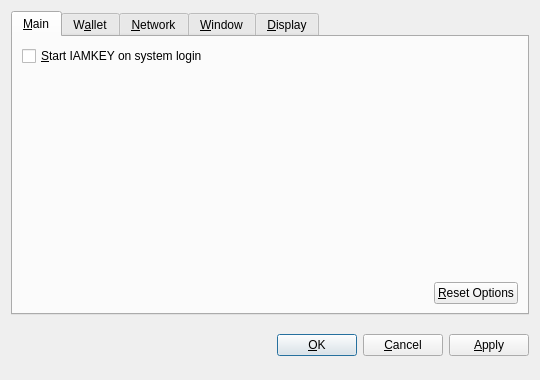
<?xml version="1.0" encoding="UTF-8"?>
<ui version="4.0">
 <class>OptionsDialog</class>
 <widget class="QDialog" name="OptionsDialog">
  <property name="geometry">
   <rect>
    <x>0</x>
    <y>0</y>
    <width>540</width>
    <height>380</height>
   </rect>
  </property>
  <property name="windowTitle">
   <string>Options</string>
  </property>
  <property name="modal">
   <bool>true</bool>
  </property>
  <layout class="QVBoxLayout" name="verticalLayout">
   <item>
    <widget class="QTabWidget" name="tabWidget">
     <property name="tabPosition">
      <enum>QTabWidget::North</enum>
     </property>
     <property name="currentIndex">
      <number>0</number>
     </property>
     <widget class="QWidget" name="tabMain">
      <attribute name="title">
       <string>&amp;Main</string>
      </attribute>
      <layout class="QVBoxLayout" name="verticalLayout_Main">
       <item>
        <widget class="QCheckBox" name="bitcoinAtStartup">
         <property name="toolTip">
          <string>Automatically start IAMKEY after logging in to the system.</string>
         </property>
         <property name="text">
          <string>&amp;Start IAMKEY on system login</string>
         </property>
        </widget>
       </item>
       <item>
        <spacer name="verticalSpacer_Main">
         <property name="orientation">
          <enum>Qt::Vertical</enum>
         </property>
         <property name="sizeHint" stdset="0">
          <size>
           <width>20</width>
           <height>40</height>
          </size>
         </property>
        </spacer>
       </item>
       <item>
        <layout class="QHBoxLayout" name="horizontalLayout_2_Main">
         <item>
          <spacer name="horizontalSpacer_2_Main">
           <property name="orientation">
            <enum>Qt::Horizontal</enum>
           </property>
           <property name="sizeHint" stdset="0">
            <size>
             <width>40</width>
             <height>20</height>
            </size>
           </property>
          </spacer>
         </item>
         <item>
          <widget class="QPushButton" name="resetButton">
           <property name="toolTip">
            <string>Reset all client options to default.</string>
           </property>
           <property name="text">
            <string>&amp;Reset Options</string>
           </property>
           <property name="autoDefault">
            <bool>false</bool>
           </property>
          </widget>
         </item>
        </layout>
       </item>
      </layout>
     </widget>
     <widget class="QWidget" name="tabWallet">
      <attribute name="title">
       <string>W&amp;allet</string>
      </attribute>
      <layout class="QVBoxLayout" name="verticalLayout_Network">
       <item>
        <widget class="QLabel" name="transactionFeeInfoLabel">
         <property name="text">
          <string>Optional transaction fee per kB that helps make sure your transactions are processed quickly. Most transactions are 1 kB.</string>
         </property>
         <property name="textFormat">
          <enum>Qt::PlainText</enum>
         </property>
         <property name="wordWrap">
          <bool>true</bool>
         </property>
        </widget>
       </item>
       <item>
        <layout class="QHBoxLayout" name="horizontalLayout_1_Main">
         <item>
          <widget class="QLabel" name="transactionFeeLabel">
           <property name="text">
            <string>Pay transaction &amp;fee</string>
           </property>
           <property name="textFormat">
            <enum>Qt::PlainText</enum>
           </property>
           <property name="buddy">
            <cstring>transactionFee</cstring>
           </property>
          </widget>
         </item>
         <item>
          <widget class="BitcoinAmountField" name="transactionFee"/>
         </item>
         <item>
          <spacer name="horizontalSpacer_1_Main">
           <property name="orientation">
            <enum>Qt::Horizontal</enum>
           </property>
           <property name="sizeHint" stdset="0">
            <size>
             <width>40</width>
             <height>20</height>
            </size>
           </property>
          </spacer>
         </item>
        </layout>
       </item>
       <item>
        <widget class="QLabel" name="label">
         <property name="text">
          <string>If you disable the spending of unconfirmed change, the change from a transaction cannot be used until that transaction has at least one confirmation. This also affects how your balance is computed.</string>
         </property>
         <property name="wordWrap">
          <bool>true</bool>
         </property>
        </widget>
       </item>
       <item>
        <widget class="QCheckBox" name="spendZeroConfChange">
         <property name="text">
          <string>Spend unconfirmed change  (experts only)</string>
         </property>
        </widget>
       </item>
       <item>
        <spacer name="verticalSpacer">
         <property name="orientation">
          <enum>Qt::Vertical</enum>
         </property>
         <property name="sizeHint" stdset="0">
          <size>
           <width>20</width>
           <height>40</height>
          </size>
         </property>
        </spacer>
       </item>
      </layout>
     </widget>
     <widget class="QWidget" name="tabNetwork">
      <attribute name="title">
       <string>&amp;Network</string>
      </attribute>
      <layout class="QVBoxLayout" name="verticalLayout_Network">
       <item>
        <widget class="QCheckBox" name="mapPortUpnp">
         <property name="toolTip">
          <string>Automatically open the IAMKEY client port on the router. This only works when your router supports UPnP and it is enabled.</string>
         </property>
         <property name="text">
          <string>Map port using &amp;UPnP</string>
         </property>
        </widget>
       </item>
       <item>
        <widget class="QCheckBox" name="connectSocks">
         <property name="toolTip">
          <string>Connect to the IAMKEY network through a SOCKS proxy (e.g. when connecting through Tor).</string>
         </property>
         <property name="text">
          <string>&amp;Connect through SOCKS proxy:</string>
         </property>
        </widget>
       </item>
       <item>
        <layout class="QHBoxLayout" name="horizontalLayout_Network">
         <item>
          <widget class="QLabel" name="proxyIpLabel">
           <property name="text">
            <string>Proxy &amp;IP:</string>
           </property>
           <property name="textFormat">
            <enum>Qt::PlainText</enum>
           </property>
           <property name="buddy">
            <cstring>proxyIp</cstring>
           </property>
          </widget>
         </item>
         <item>
          <widget class="QValidatedLineEdit" name="proxyIp">
           <property name="maximumSize">
            <size>
             <width>140</width>
             <height>16777215</height>
            </size>
           </property>
           <property name="toolTip">
            <string>IP address of the proxy (e.g. 127.0.0.1)</string>
           </property>
          </widget>
         </item>
         <item>
          <widget class="QLabel" name="proxyPortLabel">
           <property name="text">
            <string>&amp;Port:</string>
           </property>
           <property name="textFormat">
            <enum>Qt::PlainText</enum>
           </property>
           <property name="buddy">
            <cstring>proxyPort</cstring>
           </property>
          </widget>
         </item>
         <item>
          <widget class="QLineEdit" name="proxyPort">
           <property name="maximumSize">
            <size>
             <width>55</width>
             <height>16777215</height>
            </size>
           </property>
           <property name="toolTip">
            <string>Port of the proxy (e.g. 9050)</string>
           </property>
          </widget>
         </item>
         <item>
          <widget class="QLabel" name="socksVersionLabel">
           <property name="text">
            <string>SOCKS &amp;Version:</string>
           </property>
           <property name="textFormat">
            <enum>Qt::PlainText</enum>
           </property>
           <property name="buddy">
            <cstring>socksVersion</cstring>
           </property>
          </widget>
         </item>
         <item>
          <widget class="QValueComboBox" name="socksVersion">
           <property name="toolTip">
            <string>SOCKS version of the proxy (e.g. 5)</string>
           </property>
          </widget>
         </item>
         <item>
          <spacer name="horizontalSpacer_Network">
           <property name="orientation">
            <enum>Qt::Horizontal</enum>
           </property>
           <property name="sizeHint" stdset="0">
            <size>
             <width>40</width>
             <height>20</height>
            </size>
           </property>
          </spacer>
         </item>
        </layout>
       </item>
       <item>
        <spacer name="verticalSpacer_Network">
         <property name="orientation">
          <enum>Qt::Vertical</enum>
         </property>
         <property name="sizeHint" stdset="0">
          <size>
           <width>20</width>
           <height>40</height>
          </size>
         </property>
        </spacer>
       </item>
      </layout>
     </widget>
     <widget class="QWidget" name="tabWindow">
      <attribute name="title">
       <string>&amp;Window</string>
      </attribute>
      <layout class="QVBoxLayout" name="verticalLayout_Window">
       <item>
        <widget class="QCheckBox" name="minimizeToTray">
         <property name="toolTip">
          <string>Show only a tray icon after minimizing the window.</string>
         </property>
         <property name="text">
          <string>&amp;Minimize to the tray instead of the taskbar</string>
         </property>
        </widget>
       </item>
       <item>
        <widget class="QCheckBox" name="minimizeOnClose">
         <property name="toolTip">
          <string>Minimize instead of exit the application when the window is closed. When this option is enabled, the application will be closed only after selecting Quit in the menu.</string>
         </property>
         <property name="text">
          <string>M&amp;inimize on close</string>
         </property>
        </widget>
       </item>
       <item>
        <spacer name="verticalSpacer_Window">
         <property name="orientation">
          <enum>Qt::Vertical</enum>
         </property>
         <property name="sizeHint" stdset="0">
          <size>
           <width>20</width>
           <height>40</height>
          </size>
         </property>
        </spacer>
       </item>
      </layout>
     </widget>
     <widget class="QWidget" name="tabDisplay">
      <attribute name="title">
       <string>&amp;Display</string>
      </attribute>
      <layout class="QVBoxLayout" name="verticalLayout_Display">
       <item>
        <layout class="QHBoxLayout" name="horizontalLayout_1_Display">
         <item>
          <widget class="QLabel" name="langLabel">
           <property name="text">
            <string>User Interface &amp;language:</string>
           </property>
           <property name="textFormat">
            <enum>Qt::PlainText</enum>
           </property>
           <property name="buddy">
            <cstring>lang</cstring>
           </property>
          </widget>
         </item>
         <item>
          <widget class="QValueComboBox" name="lang">
           <property name="toolTip">
            <string>The user interface language can be set here. This setting will take effect after restarting IAMKEY.</string>
           </property>
          </widget>
         </item>
        </layout>
       </item>
       <item>
        <layout class="QHBoxLayout" name="horizontalLayout_2_Display">
         <item>
          <widget class="QLabel" name="unitLabel">
           <property name="text">
            <string>&amp;Unit to show amounts in:</string>
           </property>
           <property name="textFormat">
            <enum>Qt::PlainText</enum>
           </property>
           <property name="buddy">
            <cstring>unit</cstring>
           </property>
          </widget>
         </item>
         <item>
          <widget class="QValueComboBox" name="unit">
           <property name="toolTip">
            <string>Choose the default subdivision unit to show in the interface and when sending coins.</string>
           </property>
          </widget>
         </item>
        </layout>
       </item>
       <item>
        <widget class="QCheckBox" name="displayAddresses">
         <property name="toolTip">
          <string>Whether to show IAMKEY addresses in the transaction list or not.</string>
         </property>
         <property name="text">
          <string>&amp;Display addresses in transaction list</string>
         </property>
        </widget>
       </item>
       <item>
        <widget class="QCheckBox" name="coinControlFeatures">
         <property name="toolTip">
          <string>Whether to show coin control features or not.</string>
         </property>
         <property name="text">
          <string>Display coin &amp;control features (experts only!)</string>
         </property>
        </widget>
       </item>
       <item>
        <spacer name="verticalSpacer_Display">
         <property name="orientation">
          <enum>Qt::Vertical</enum>
         </property>
         <property name="sizeHint" stdset="0">
          <size>
           <width>20</width>
           <height>40</height>
          </size>
         </property>
        </spacer>
       </item>
      </layout>
     </widget>
    </widget>
   </item>
   <item>
    <layout class="QHBoxLayout" name="horizontalLayout_Buttons">
     <item>
      <spacer name="horizontalSpacer_1">
       <property name="orientation">
        <enum>Qt::Horizontal</enum>
       </property>
       <property name="sizeHint" stdset="0">
        <size>
         <width>40</width>
         <height>48</height>
        </size>
       </property>
      </spacer>
     </item>
     <item>
      <widget class="QLabel" name="statusLabel">
       <property name="font">
        <font>
         <weight>75</weight>
         <bold>true</bold>
        </font>
       </property>
       <property name="text">
        <string/>
       </property>
       <property name="textFormat">
        <enum>Qt::PlainText</enum>
       </property>
       <property name="wordWrap">
        <bool>true</bool>
       </property>
      </widget>
     </item>
     <item>
      <spacer name="horizontalSpacer_2">
       <property name="orientation">
        <enum>Qt::Horizontal</enum>
       </property>
       <property name="sizeHint" stdset="0">
        <size>
         <width>40</width>
         <height>48</height>
        </size>
       </property>
      </spacer>
     </item>
     <item>
      <widget class="QPushButton" name="okButton">
       <property name="text">
        <string>&amp;OK</string>
       </property>
      </widget>
     </item>
     <item>
      <widget class="QPushButton" name="cancelButton">
       <property name="text">
        <string>&amp;Cancel</string>
       </property>
       <property name="autoDefault">
        <bool>false</bool>
       </property>
      </widget>
     </item>
     <item>
      <widget class="QPushButton" name="applyButton">
       <property name="text">
        <string>&amp;Apply</string>
       </property>
       <property name="autoDefault">
        <bool>false</bool>
       </property>
      </widget>
     </item>
    </layout>
   </item>
  </layout>
 </widget>
 <customwidgets>
  <customwidget>
   <class>BitcoinAmountField</class>
   <extends>QSpinBox</extends>
   <header>bitcoinamountfield.h</header>
  </customwidget>
  <customwidget>
   <class>QValueComboBox</class>
   <extends>QComboBox</extends>
   <header>qvaluecombobox.h</header>
  </customwidget>
  <customwidget>
   <class>QValidatedLineEdit</class>
   <extends>QLineEdit</extends>
   <header>qvalidatedlineedit.h</header>
  </customwidget>
 </customwidgets>
 <resources/>
 <connections/>
</ui>
